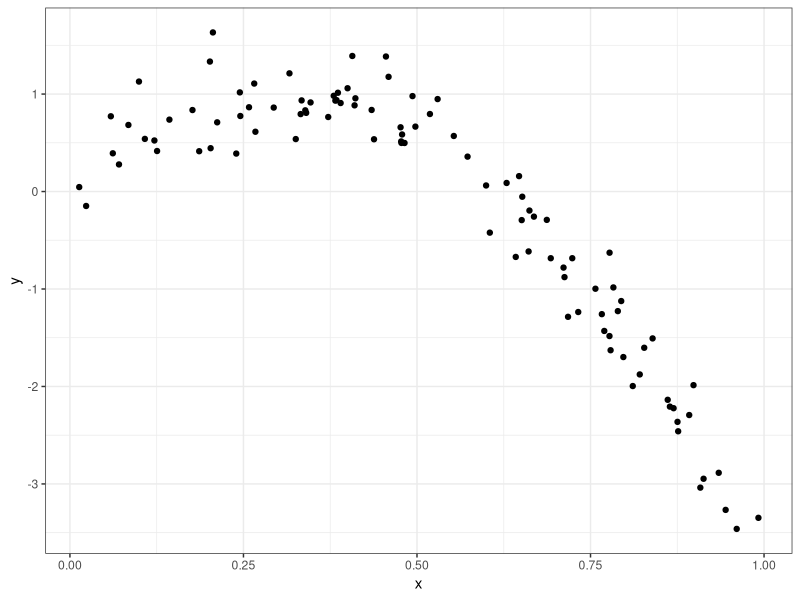
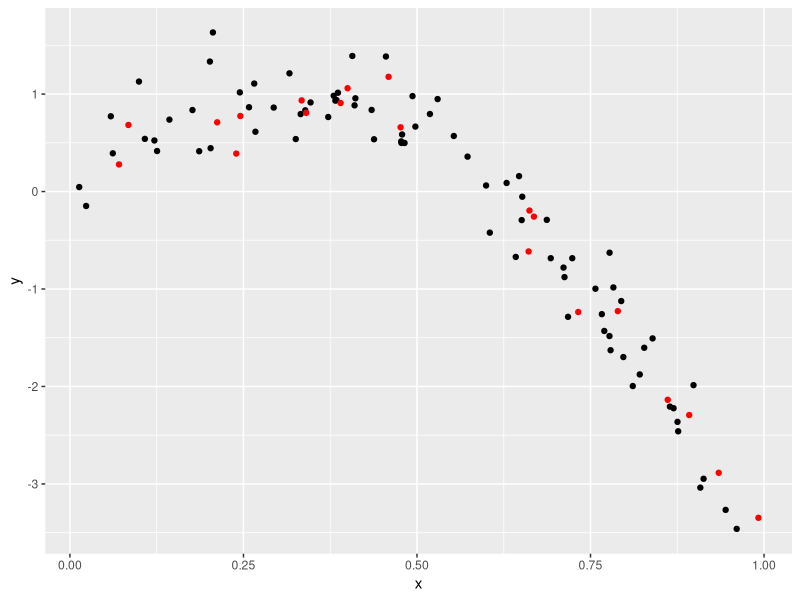
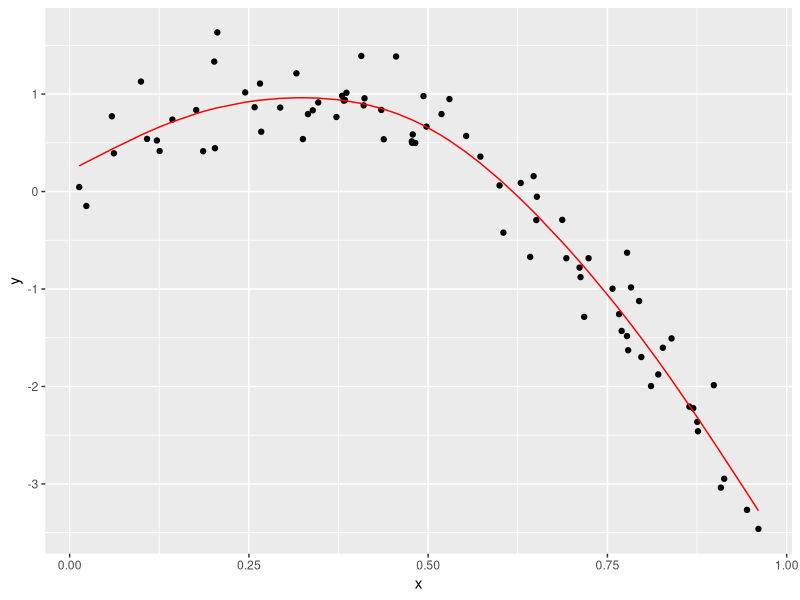
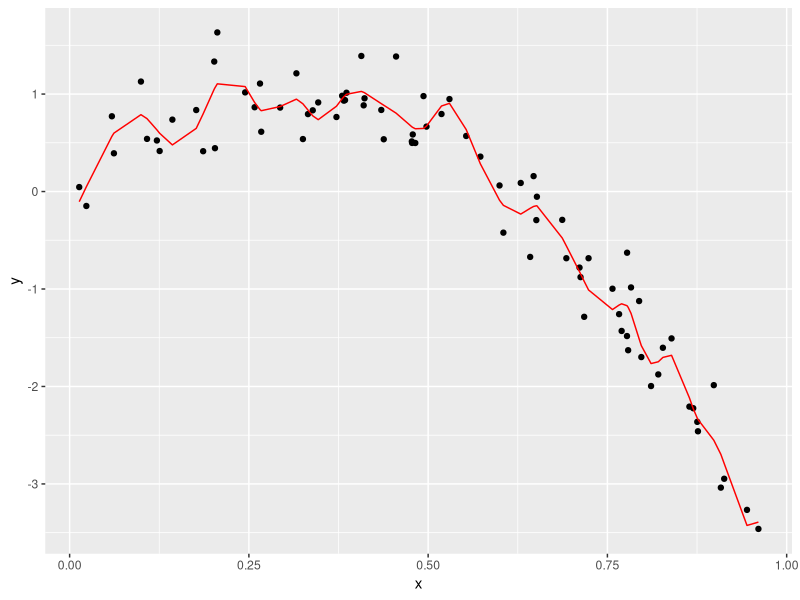
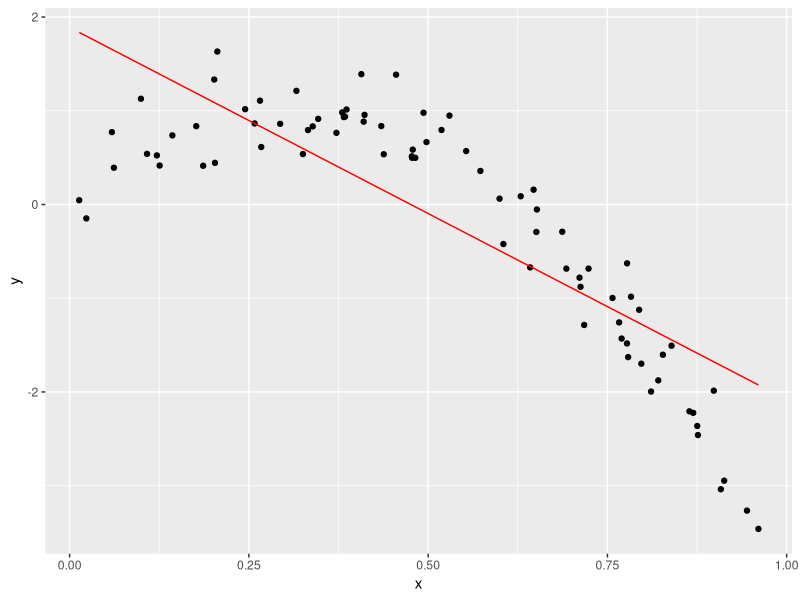
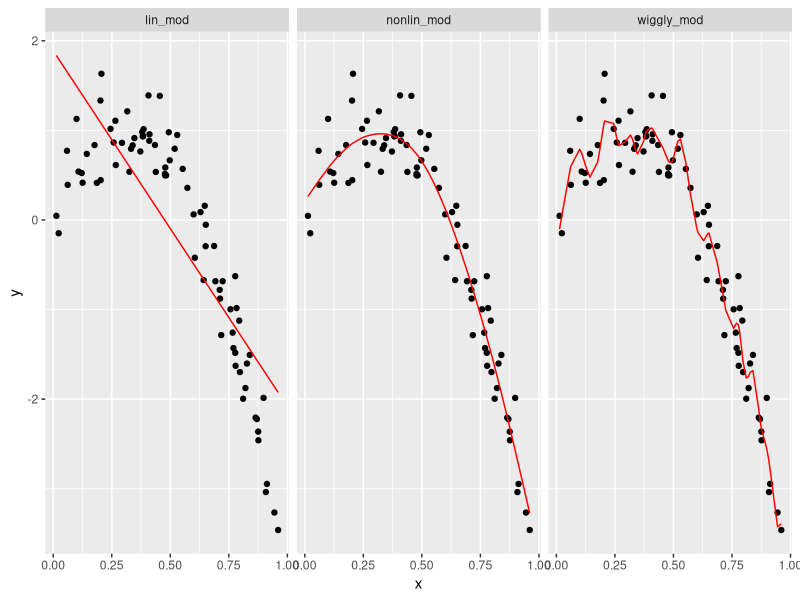

These figures' R source, in order:
## ---- chunk 1
library(tidyverse)
library(modelr)
library(mgcv)
library(ggplot2)

set.seed(1)

## ---- chunk 2
nonlin_df = tibble(
  id = 1:100,
  x = runif(100, 0, 1),
  y = 1 - 10 * (x - .3) ^ 2 + rnorm(100, 0, .3)
)

ggplot(nonlin_df, aes(x = x, y = y)) + geom_point() + theme_bw()
## ---- chunk 3
train_df = sample_n(nonlin_df, 80)
test_df = anti_join(nonlin_df, train_df, by = "id")

ggplot(train_df, aes(x = x, y = y)) + 
  geom_point() + 
  geom_point(data = test_df, color = "red")
## ---- chunk 4
lin_mod = lm(y ~ x, data = train_df)
nonlin_mod = mgcv::gam(y ~ s(x), data = train_df)
wiggly_mod = mgcv::gam(y ~ s(x, k = 30), sp = 10e-6, data = train_df)
## ---- chunk 5
train_df %>% 
  add_predictions(nonlin_mod) %>%  # the model of nonline
  ggplot(aes(x = x, y = y)) + geom_point() + 
  geom_line(aes(y = pred), color = "red")
## ---- chunk 6
train_df %>% 
  add_predictions(wiggly_mod) %>%  # the model of wiggle
  ggplot(aes(x = x, y = y)) + geom_point() + 
  geom_line(aes(y = pred), color = "red")
## ---- chunk 7
train_df %>% 
  add_predictions(lin_mod) %>% 
  ggplot(aes(x = x, y = y)) + geom_point() + 
  geom_line(aes(y = pred), color = "red")
## ---- chunk 8
train_df %>% 
  gather_predictions(lin_mod, nonlin_mod, wiggly_mod) %>%  #gather_predictation function: make all the model tohgether
  mutate(model = fct_inorder(model)) %>% 
  ggplot(aes(x = x, y = y)) + 
  geom_point() + 
  geom_line(aes(y = pred), color = "red") + 
  facet_wrap(~model)
## ---- chunk 9
rmse(lin_mod,test_df) #rmse: compute root mean squared errors [rmse(model, data)]
rmse(nonlin_mod, test_df)
rmse(wiggly_mod, test_df)
